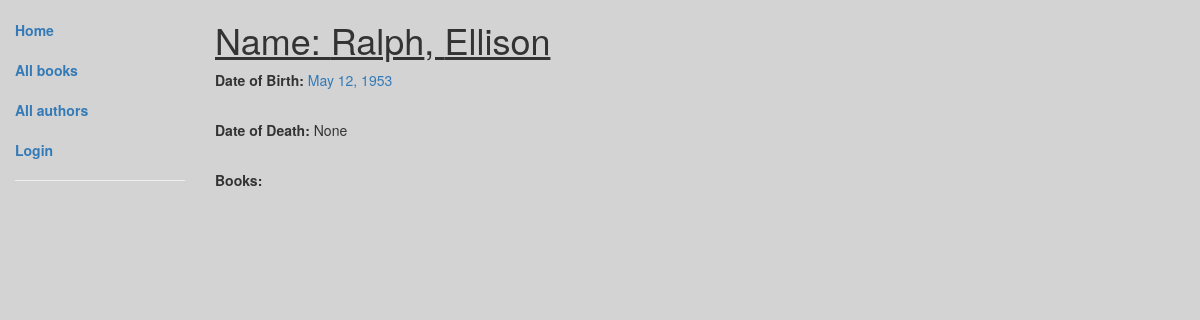
/catalog/author/2, run on the app's committed database.
### catalog/models.py (models this page shows, shortened)
class Author(models.Model):
    first_name = models.CharField(max_length=100)
    last_name = models.CharField(max_length=100)
    date_of_birth = models.DateField(null=True, blank=True)
    date_of_death = models.DateField('Died', null=True, blank=True)
    class Meta:
        ordering = ["last_name","first_name"]

### catalog/views.py (the view)
# urls.py: path('author/<int:pk>', views.AuthorDetailView.as_view(), name='author-detail')
class AuthorDetailView(generic.DetailView):
    model = Author

### catalog/templates/catalog/author_detail.html (shortened to what this page needs)
{% extends "base_generic.html" %}
{% block content %}
  <h1><u>Name: {{ author.first_name }}, {{ author.last_name }}</u></h1>
  <p><strong>Date of Birth:</strong> <a href="">{{ author.date_of_birth }}</a></p>
  <br>
  <p><strong>Date of Death:</strong> {{ author.date_of_death }}</p>
  <br>
  <p><strong>Books:</strong></p>
{% endblock %}

### catalog/static/css/styles.css (style rules this page uses)
body { background-color: #d3d3d3; }

### data on the page
Author: first_name "Ralph", last_name "Ellison", date_of_birth "May 12, 1953", date_of_death "None"
